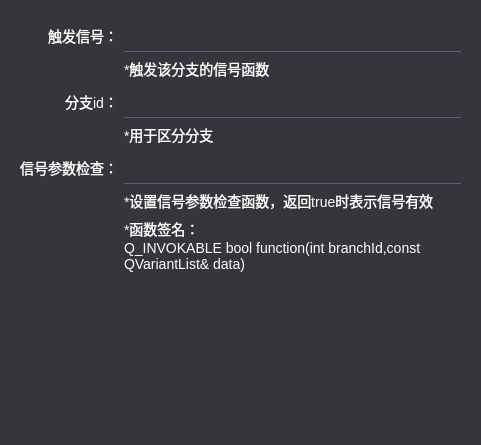
<?xml version="1.0" encoding="UTF-8"?>
<ui version="4.0">
 <class>ConfigMultiEventState</class>
 <widget class="QWidget" name="ConfigMultiEventState">
  <property name="geometry">
   <rect>
    <x>0</x>
    <y>0</y>
    <width>481</width>
    <height>445</height>
   </rect>
  </property>
  <property name="windowTitle">
   <string>Form</string>
  </property>
  <property name="styleSheet">
   <string notr="true">*{
background:#35363C;
font-size:14px;
color:white;
}
QLineEdit{
border:none;
border-bottom:1px solid #5A636C;
padding-left:8px;
padding-right:8px;
}
QLineEdit:hover{
background:#4C4E56;
}
QLineEdit:focus{
border:1px solid #02BFFF;
}
QLabel[mstyle=&quot;hint&quot;]{
font-size:12px;color:#A0C2D3;
}</string>
  </property>
  <layout class="QVBoxLayout" name="verticalLayout">
   <item>
    <widget class="QWidget" name="line_config_box" native="true">
     <layout class="QGridLayout" name="gridLayout_2">
      <item row="2" column="0">
       <widget class="QLabel" name="label">
        <property name="text">
         <string>分支id：</string>
        </property>
        <property name="alignment">
         <set>Qt::AlignRight|Qt::AlignTrailing|Qt::AlignVCenter</set>
        </property>
       </widget>
      </item>
      <item row="4" column="1">
       <widget class="QLineEdit" name="input_signal_check">
        <property name="minimumSize">
         <size>
          <width>0</width>
          <height>32</height>
         </size>
        </property>
        <property name="focusPolicy">
         <enum>Qt::ClickFocus</enum>
        </property>
       </widget>
      </item>
      <item row="0" column="0">
       <widget class="QLabel" name="label_7">
        <property name="text">
         <string>触发信号：</string>
        </property>
        <property name="alignment">
         <set>Qt::AlignRight|Qt::AlignTrailing|Qt::AlignVCenter</set>
        </property>
       </widget>
      </item>
      <item row="0" column="1">
       <widget class="QLineEdit" name="input_trigger_func">
        <property name="minimumSize">
         <size>
          <width>0</width>
          <height>32</height>
         </size>
        </property>
        <property name="focusPolicy">
         <enum>Qt::ClickFocus</enum>
        </property>
       </widget>
      </item>
      <item row="4" column="0">
       <widget class="QLabel" name="label_10">
        <property name="text">
         <string>信号参数检查：</string>
        </property>
        <property name="alignment">
         <set>Qt::AlignRight|Qt::AlignTrailing|Qt::AlignVCenter</set>
        </property>
       </widget>
      </item>
      <item row="5" column="1">
       <widget class="QLabel" name="label_11">
        <property name="text">
         <string>*设置信号参数检查函数，返回true时表示信号有效</string>
        </property>
        <property name="mstyle" stdset="0">
         <string>hint</string>
        </property>
       </widget>
      </item>
      <item row="1" column="1">
       <widget class="QLabel" name="label_8">
        <property name="text">
         <string>*触发该分支的信号函数</string>
        </property>
        <property name="mstyle" stdset="0">
         <string>hint</string>
        </property>
       </widget>
      </item>
      <item row="2" column="1">
       <widget class="QLineEdit" name="input_branch_id">
        <property name="minimumSize">
         <size>
          <width>0</width>
          <height>32</height>
         </size>
        </property>
        <property name="focusPolicy">
         <enum>Qt::ClickFocus</enum>
        </property>
       </widget>
      </item>
      <item row="6" column="1">
       <widget class="QLabel" name="label_12">
        <property name="text">
         <string>*函数签名：
Q_INVOKABLE bool function(int branchId,const QVariantList&amp; data)</string>
        </property>
        <property name="wordWrap">
         <bool>true</bool>
        </property>
        <property name="mstyle" stdset="0">
         <string>hint</string>
        </property>
       </widget>
      </item>
      <item row="3" column="1">
       <widget class="QLabel" name="label_2">
        <property name="text">
         <string>*用于区分分支</string>
        </property>
        <property name="mstyle" stdset="0">
         <string>hint</string>
        </property>
       </widget>
      </item>
     </layout>
    </widget>
   </item>
   <item>
    <spacer name="verticalSpacer">
     <property name="orientation">
      <enum>Qt::Vertical</enum>
     </property>
     <property name="sizeHint" stdset="0">
      <size>
       <width>20</width>
       <height>384</height>
      </size>
     </property>
    </spacer>
   </item>
  </layout>
 </widget>
 <resources/>
 <connections/>
</ui>
